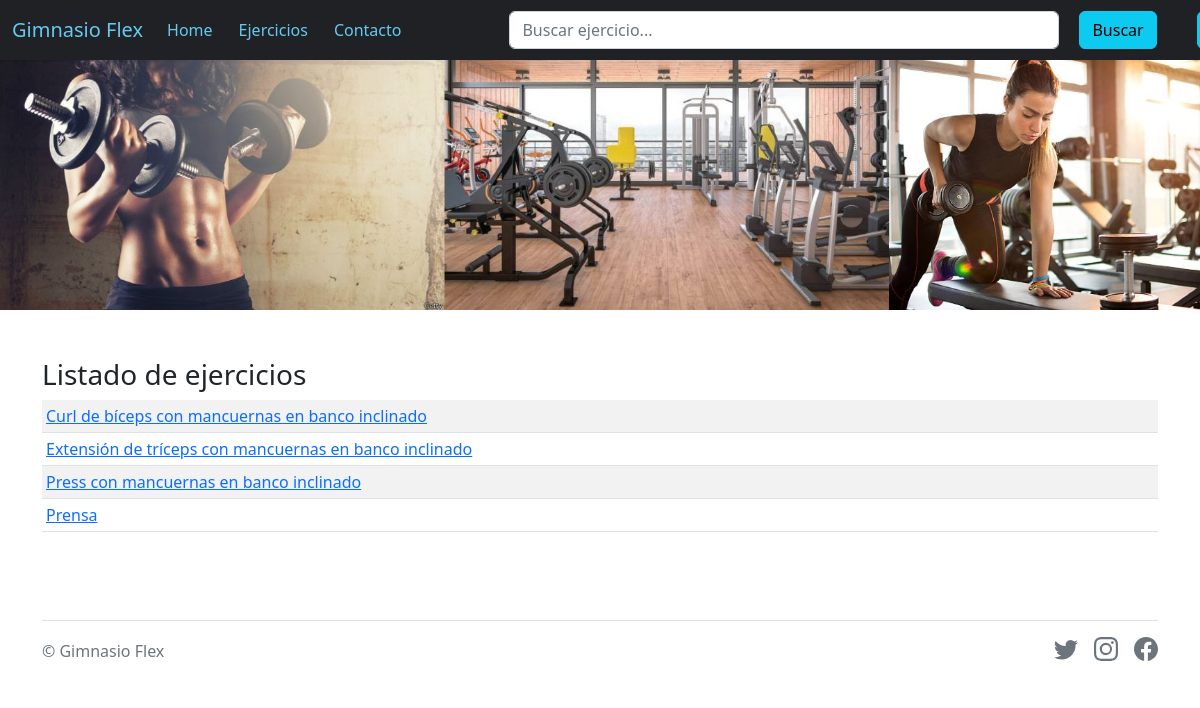
/modificar-nombre/ver-ejercicio/, run on the app's committed database.
### blog_recetas/models.py (models this page shows, shortened)
class Ejercicio(models.Model):
    nombre_ejercicio = models.CharField(max_length=200)
    grupo_muscular = models.CharField(max_length=50)
    paso_a_paso = models.CharField(max_length=500)

### blog_recetas/views.py (the view)
# urls.py: path('ver-ejercicio/', Ejercicio_LV.as_view(), name='Ver_ejercicio'),
class Ejercicio_LV(ListView):
    model= Ejercicio
    template_name= "ver_rutina.html"

### blog_recetas/templates/ver_rutina.html (shortened to what this page needs)
{% extends "index.html" %}
{% load static %}
{% block bloque1 %}
    <div class="table-responsive">
        <h3>Listado de ejercicios</h3>
        <table class="table table-striped table-sm">
            {% for ejercicio in object_list %}
                <tr>
                    <td>
                        <a href="{% url 'Ver_ejercicio_detalle' ejercicio.id %}">
                            {{ejercicio.nombre_ejercicio}}
                        </a>
                    </td>
                </tr>
            {% endfor %}
        </table>
    </div>
{% endblock bloque1 %}

### data on the page
Ejercicio: nombre_ejercicio "Curl de bíceps con mancuernas en banco inclinado"
Ejercicio: nombre_ejercicio "Extensión de tríceps con mancuernas en banco inclinado"
Ejercicio: nombre_ejercicio "Press con mancuernas en banco inclinado"
Ejercicio: nombre_ejercicio "Prensa"
